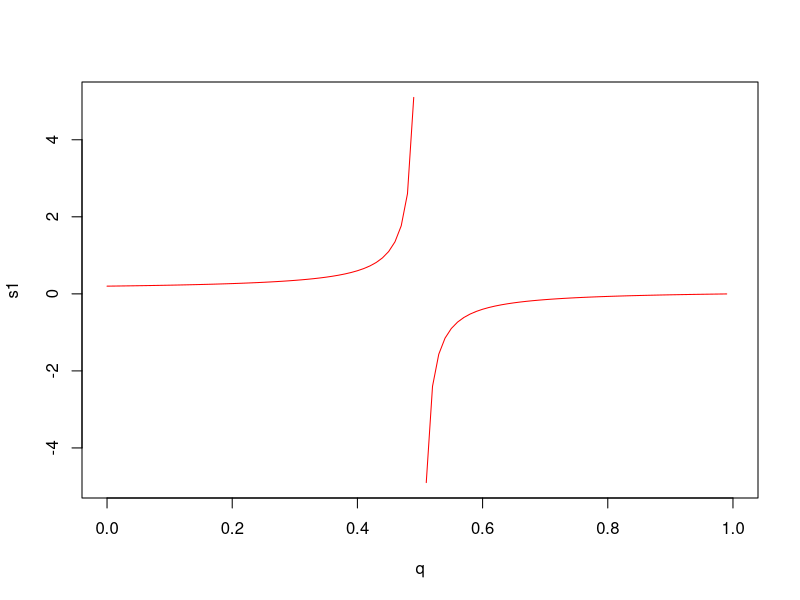
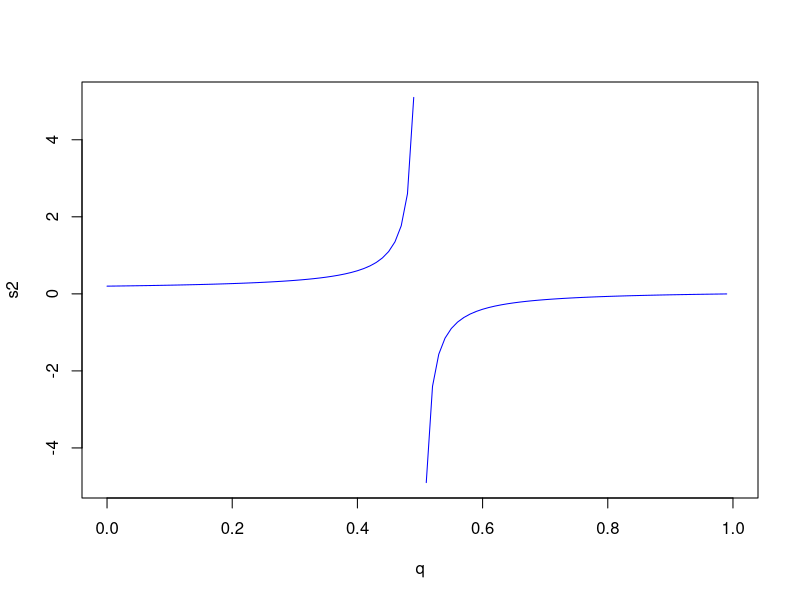

Here is the R script that generated these plots, in order:
### Function estimating heterozygote selection given a range of q's
#### Checking if my 2 equations are equivalent ####
## Both take values of q and t (both between 0 and 1)
# Output = s

## 1. Equation 1 ##
hetsel1 = function(q, t){
  w.AA = 1-t
  p    = 1-q
  a    = q*(q-1)+p^2*w.AA
  b    = p*(1-2*q)
  s    = 1-(a/b)
  return(s)
}

## 2. Equation 2 ##
hetsel2 = function(q, t){
  w.AA = 1-t
  p    = 1-q
  a    = q*(1-q)- p^2*w.AA
  b    = p*(2*q-1)
  s    = 1 -(a/b)
  return(s)
}

## Plot for a range of q's, t = 0.2 
q = seq(0,1,0.01)
s1 = hetsel1(q =q, t = 0.2) 
s2 = hetsel2(q =q, t = 0.2)

plot(q,s1,
     col = "red",
     type = "l")
plot(q,s2,
     col = "blue",
     type = "l")
### Equations are the same!!YAY